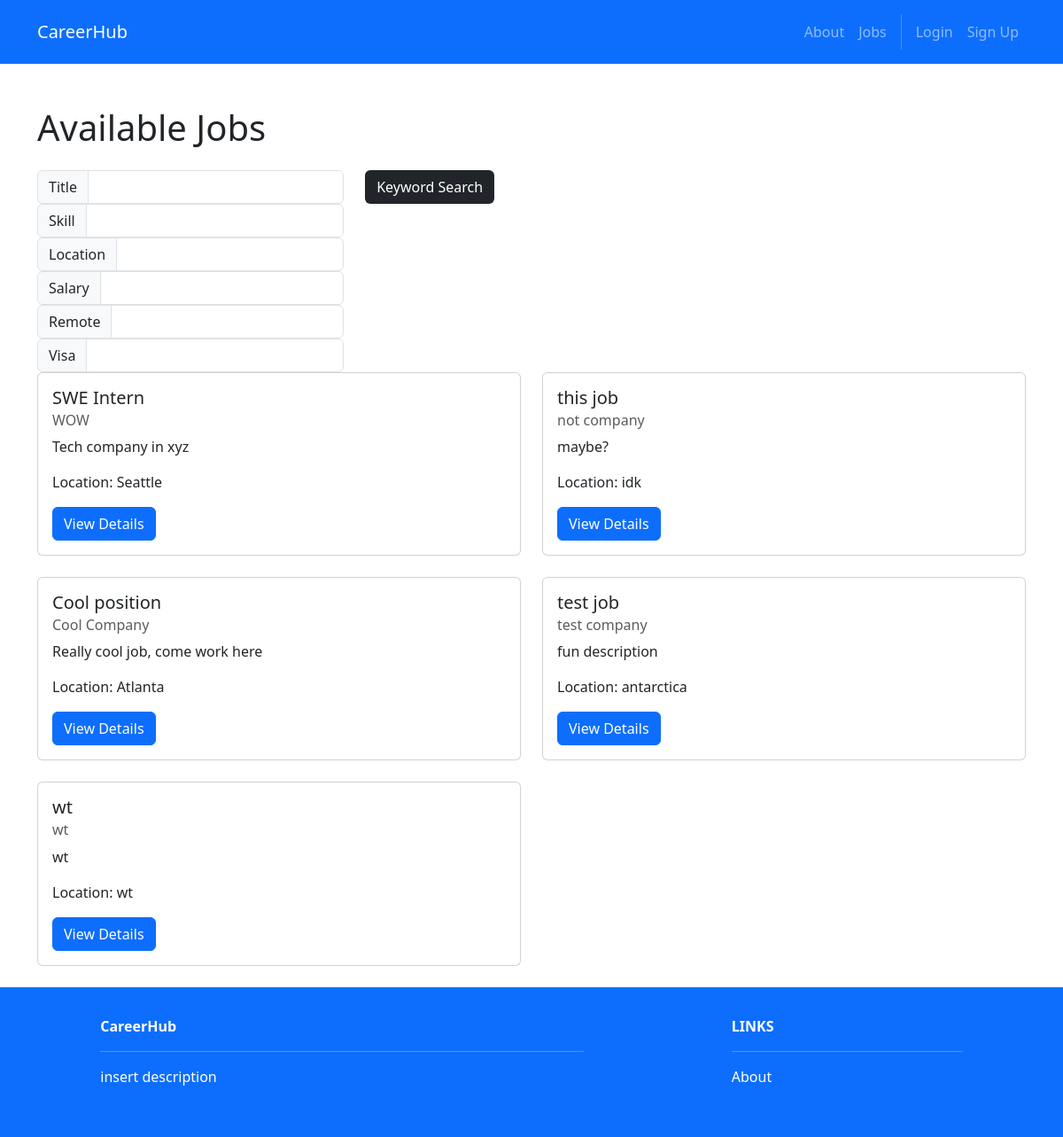
The app's page /jobs/, older data.
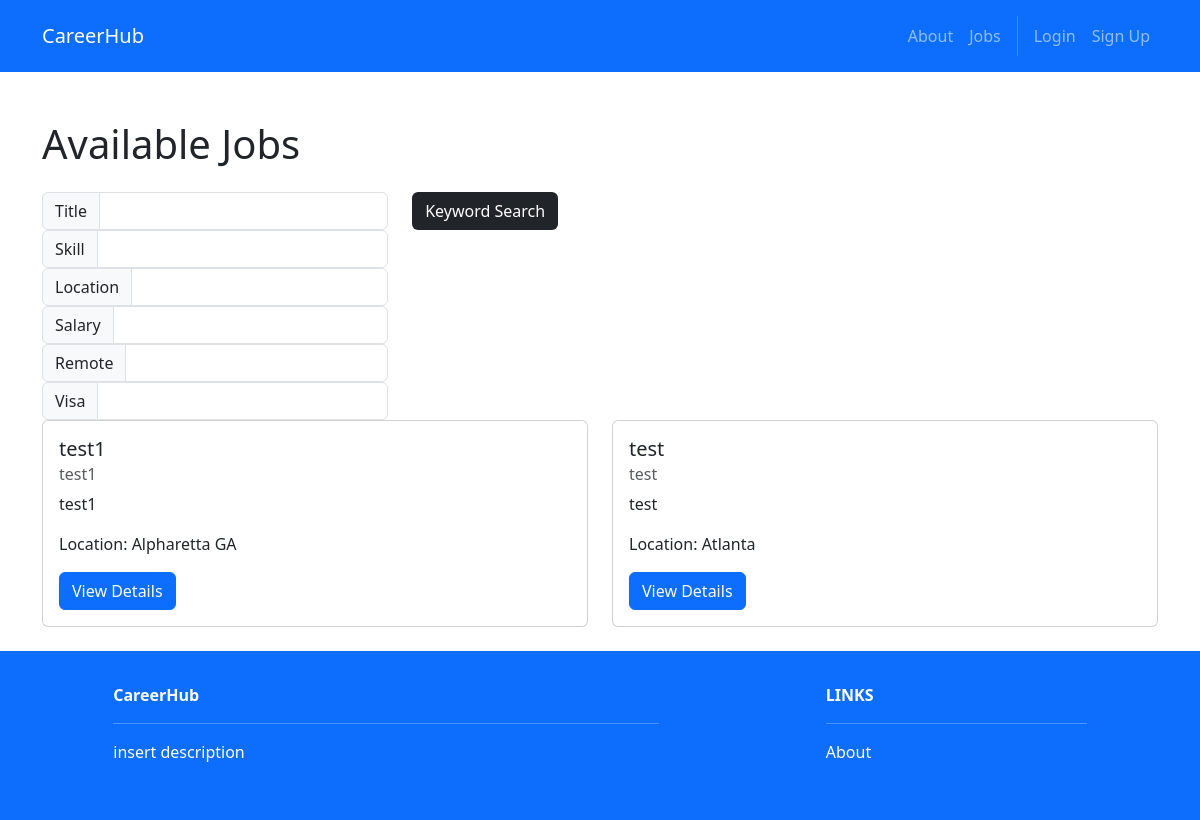
The same page, newer data.
### recruiters/models.py (models this page shows, shortened)
class Post(models.Model):
    id = models.AutoField(primary_key=True)
    title = models.CharField(max_length=200)
    company = models.CharField(max_length=200)
    description = models.TextField()
    location = models.CharField(max_length=200)
    lat = models.FloatField(null=True, blank=True)
    lng = models.FloatField(null=True, blank=True)
    salary_range = models.CharField(max_length=100)
    required_skills = models.ManyToManyField(Skill)
    recruiter = models.ForeignKey(User, on_delete=models.CASCADE)
    created_at = models.DateTimeField(auto_now_add=True)
    updated_at = models.DateTimeField(auto_now=True)
    VISA_CHOICES = [
        ('yes', 'Yes'),
        ('no', 'No'),
    ]
    visa_sponsorship = models.CharField(max_length=3, choices=VISA_CHOICES, default='no')

### jobs/views.py (the view)
# urls.py: path('', views.index, name='home.index'),
def index(request):
    name_term = request.GET.get('search_name')
    skill_term = request.GET.get('search_skill')
    location_term = request.GET.get('search_location')
    salary_term = request.GET.get('search_salary')
    remote_term = request.GET.get('search_remote')
    visa_term = request.GET.get('search_visa')
    if name_term or skill_term or location_term or salary_term or remote_term or visa_term:
        jobs = Post.objects.filter(title__contains=name_term)
        jobs = jobs.filter(location__contains=location_term).filter(salary_range__contains=salary_term).filter(location__contains=remote_term).filter(visa_sponsorship__contains=visa_term)
        if (skill_term):
            jobs = jobs.filter(required_skills__name__contains=skill_term)
    else:
        jobs = Post.objects.all().order_by('-created_at')
    return render(request, 'jobs/index.html', {'jobs': jobs})

### jobs/templates/jobs/index.html
{% extends 'base.html' %}
{% block content %}
<div class="container mt-5">
    <h1>Available Jobs</h1>
    <div class="row mt-4">
        <form method="GET">
            <div class="row">
                <div class="col-auto">
                    <div class="input-group col-auto">
                        <div class="input-group-text">Title</div>
                        <input type="text" class="form-control" name="search_name">
                    </div>
                    <div class="input-group col-auto">
                        <div class="input-group-text">Skill</div>
                        <input type="text" class="form-control" name="search_skill">
                    </div>
                    <div class="input-group col-auto">
                        <div class="input-group-text">Location</div>
                        <input type="text" class="form-control" name="search_location">
                    </div>
                    <div class="input-group col-auto">
                        <div class="input-group-text">Salary</div>
                        <input type="text" class="form-control" name="search_salary">
                    </div>
                    <div class="input-group col-auto">
                        <div class="input-group-text">Remote</div>
                        <input type="text" class="form-control" name="search_remote">
                    </div>
                    <div class="input-group col-auto">
                        <div class="input-group-text">Visa</div>
                        <input type="text" class="form-control" name="search_visa">
                    </div>
                </div>
                <div class="col-auto">
                    <button class="btn bg-dark text-white" type="submit">Keyword Search</button>
                </div>
            </div>
        </form>
        {% for job in jobs %}
        <div class="col-md-6 mb-4">
            <div class="card">
                <div class="card-body">
                    <h5 class="card-title">{{ job.title }}</h5>
                    <h6 class="card-subtitle mb-2 text-muted">{{ job.company }}</h6>
                    <p class="card-text">{{ job.description|truncatewords:30 }}</p>
                    <p class="card-text">Location: {{ job.location }}</p>
                    <a href="{% url 'jobs.detail' job.id %}" class="btn btn-primary">View Details</a>
                </div>
            </div>
        </div>
        {% endfor %}
    </div>
</div>
{% endblock %}

### CareerHub/templates/base.html (shortened to what this page needs)
<!DOCTYPE html>
<html>
  {% load static %}
  <head>
    <link href=
      "https://cdn.jsdelivr.net/npm/bootstrap@5.3.3/dist/css/bootstrap.min.css" rel="stylesheet"
>
    <link rel=
      "stylesheet"  href="https://cdnjs.cloudflare.com/ajax/libs/font-awesome/6.1.1/css/all.min.css">
  </head>
  <body>
     <nav class="p-3 navbar navbar-dark bg-primary navbar-expand-lg">
      <div class="container">
        <a class="navbar-brand"
           href="{% url 'home.index' %}"> CareerHub
        </a>
        <div class="collapse navbar-collapse"
             id="navbarNavAltMarkup">
           <div class="navbar-nav ms-auto navbar-ml">
            <a class="nav-link"
               href="{% url 'home.about' %}">About</a>
            <a class="nav-link"
              href="{% url 'jobs.index' %}">Jobs</a>
            {% if user.is_authenticated %}
              {% if user.role == "recruiter" %}
                <a class="nav-link" href="{% url 'recruiters.index' %}">Postings</a>
                <a class="nav-link" href="{% url 'recruiters.create' %}">Post Job</a>
                <a class="nav-link" href="{% url 'recruiters.recommendations' %}">Recommendations</a>
                <a class="nav-link" href="{% url 'recruiters.candidates' %}">Browse Candidates</a>
              {% else %}
                <a class="nav-link" href="{% url 'profiles.view' %}">Profile</a>
                <a class="nav-link" href="{% url 'jobs.recommendations' %}">Recommendations</a>
                <a class="nav-link" href="{% url 'jobs.applications' %}">Applications</a>
              {% endif %}
              <a class="nav-link" href="{% url 'accounts.logout' %}">Logout ({{user.username }})</a>
            {% else %}
              <a class="nav-link" href="{% url 'accounts.login' %}">Login</a>
              <a class="nav-link" href="{% url 'accounts.signup' %}">Sign Up</a>
            {% endif %}
          </div>
        </div>
      </div>
    </nav>
    <div>
      {% block content %}
      {% endblock content %}
    </div>
     <section class="p-3 ms-footer bg-primary d-none d-md-block">
      <div class="container">
        <div class="row mt-3 text-white">
          <div class="col-md-6 col-lg-6 col-xl-6 mx-auto mb-4">
            <b>CareerHub</b>
            <hr />
            <p>
              insert description
            </p>
          </div>
          <div class="col-md-3 col-lg-3 col-xl-3 mx-auto mb-4">
            <b>LINKS</b>
            <hr />
            <p><a class="nav-link"
              href="{% url 'home.about' %}">
              About
            </a></p>
          </div>
        </div>
      </div>
    </section>
  </body>
</html>

Row changes from the older to the newer data that the page shows:
removed Post: title "SWE Intern", company "WOW", description "Tech company in xyz", location "Seattle"
removed Post: title "this job", company "not company", description "maybe?", location "idk"
removed Post: title "Cool position", company "Cool Company", description "Really cool job, come work here", location "Atlanta"
removed Post: title "test job", company "test company", description "fun description", location "antarctica"
removed Post: title "wt", company "wt", description "wt", location "wt"
added Post: title "test1", company "test1", description "test1", location "Alpharetta GA"
added Post: title "test", company "test", description "test", location "Atlanta"
